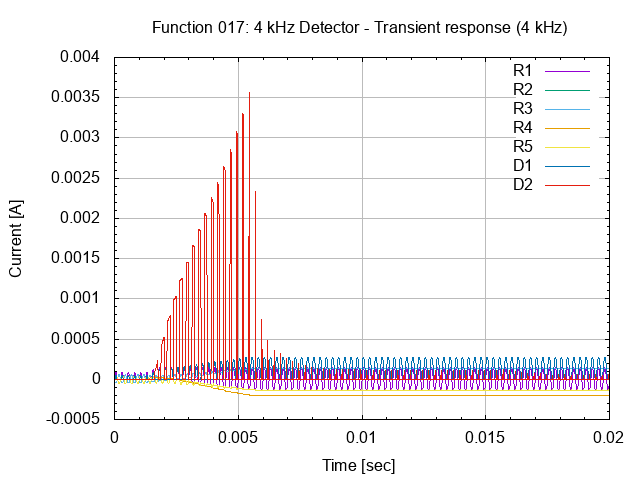

This figure's gnuplot source:
# setup terminal
set term png

# setup graph
set output "26.017.00.02.01.01.png"
set title "Function 017: 4 kHz Detector - Transient response (4 kHz)"

# setup Y-axis
set grid ytics lt 1 lw 1 lc rgb "#bbbbbb"
set mytics
set ylabel "Current [A]"

# setup X-axis
set grid xtics lt 1 lw 1 lc rgb "#bbbbbb"
set mxtics
set xrange [0:0.02]
set xlabel "Time [sec]"

# setup plot style
set style data lines
plot '26.017.00.02.01.dat' using 1:2 title "R1", \
     '26.017.00.02.01.dat' using 1:3 title "R2", \
     '26.017.00.02.01.dat' using 1:4 title "R3", \
     '26.017.00.02.01.dat' using 1:5 title "R4", \
     '26.017.00.02.01.dat' using 1:6 title "R5", \
     '26.017.00.02.01.dat' using 1:7 title "D1", \
     '26.017.00.02.01.dat' using 1:8 title "D2"

# set output back to default
set output

# reset terminal type
set terminal pop
